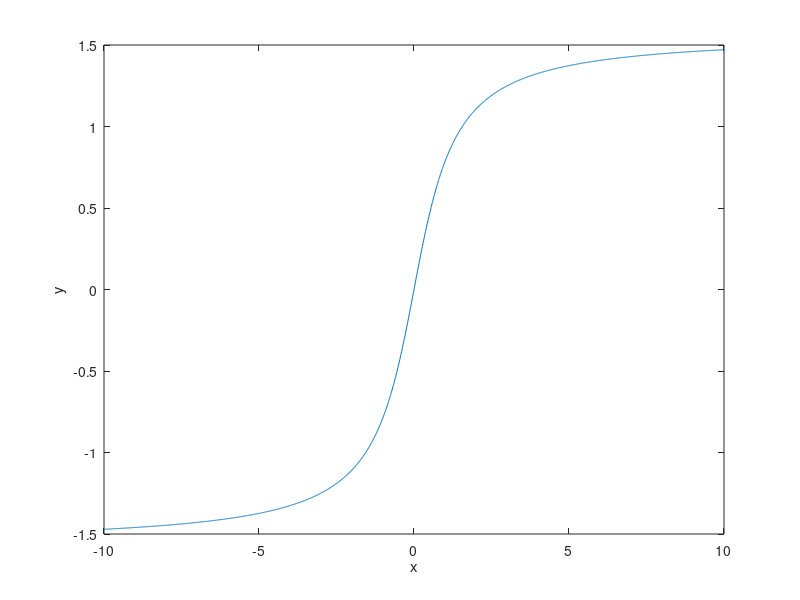

Write the MATLAB code that produced this figure.
%%% filename: math2.m

%format long  % long digits of decimal numbers
format short % commonly use short decimal
%  format mat => pi ~= 355/133
pi
sqrt(4)
sqrt(2345.676)
sqrt(3-5*i)

Y = exp(1)  % e
M = exp(i*pi)   %  -1.0000 + 0.0000i
%round(M) CLEAN UP REDUNDENT DIGIT
round(M) %-1

exp(-2.3)
exp([-1 0 1 2 3])


% graph example
x = [-2:0.1:5];plot(x,exp(x));
xlabel('x');ylabel('y');


%% inverse function of exp is natural logarithm (lnx)=>log page72
log(exp(5)) %5
exp(log(5))%5

log(exp(1))  

log(2+3*i)
log([1 2 3])

% a natrual log graph example 

x = [0.1:0.1:10];plot(x,log(x));
title('natural logarithm');xlabel('x');ylabel('y');

%% x = 10^y; y = log10(x)
%% x = 2^y ; y = log2(x)
log10([100 200 1000])
log2([8 23 256 1000])

%% tangent function
x = [-pi/2+0.01:0.01:pi/2-0.01];
plot(x,tan(x));xlabel('x');ylabel('y');


%% inverse trigonometric function
%y = sin(x) x = asin(y)

%% plot arctangent(x) =>atan(x)
x = [-10:0.01:10];plot(x,atan(x));
xlabel('x');ylabel('y');

